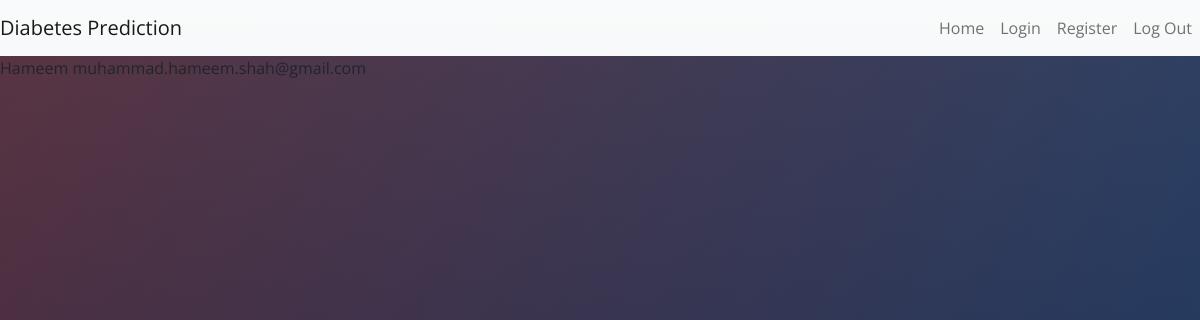
/users, run on an earlier commit of the app's database.
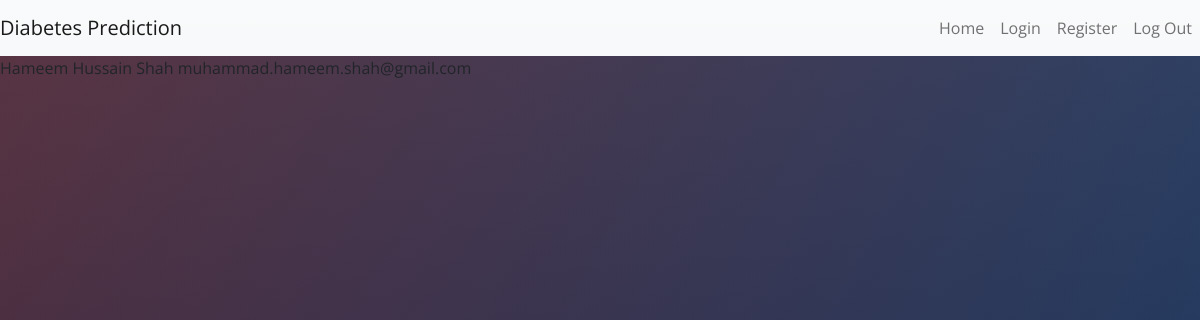
And on a later commit of the database.
### main.py (models this page shows)
class User(UserMixin, db.Model):
    id: Mapped[int] = mapped_column(Integer, primary_key=True)
    email: Mapped[str] = mapped_column(String(100), unique=True)
    password: Mapped[str] = mapped_column(String(100))
    name: Mapped[str] = mapped_column(String(1000))
    medical_data: Mapped['MedicalData'] = relationship('MedicalData', back_populates='user', uselist=False)

### main.py (the view)
@app.route("/users")
def users():
    users = User.query.all()
    return render_template("users.html", users=users)

### templates/users.html
{% extends "base.html" %}
{% block content %}
    {{ users[0].name + " " +users[0].email }}
{% endblock %}

### templates/base.html (shortened to what this page needs)
<!DOCTYPE html>
<html>
  <head>
    <link
      rel="stylesheet"
      href="https://cdn.jsdelivr.net/npm/bootstrap@5.0.2/dist/css/bootstrap.min.css"
    />
    <link
      rel="stylesheet"
      href="{{ url_for('static', filename='css/styles.css')}}"
    />
  </head>
  <body>
    <nav class="navbar navbar-expand-lg navbar-light bg-light bg-gradient">
      <a class="navbar-brand" href="/">Diabetes Prediction</a>
      <div class="collapse navbar-collapse">
        <ul class="navbar-nav ms-auto">
          <li class="nav-item">
            <a class="nav-link" href="{{ url_for('home') }}">Home</a>
          </li>
          {% if not current_user.is_authenticated: %}
          <li class="nav-item">
            <a class="nav-link" href="{{ url_for('login') }}">Login</a>
          </li>
          <li class="nav-item">
            <a class="nav-link" href="{{ url_for('register') }}">Register</a>
          </li>
          {% endif %}
          <li class="nav-item">
            <a class="nav-link" href="{{ url_for('logout') }}">Log Out</a>
          </li>
        </ul>
      </div>
    </nav>
    {% block content %} {% endblock %}
  </body>
</html>

### static/css/styles.css (style rules this page uses)
* { -webkit-box-sizing:border-box; -moz-box-sizing:border-box; -ms-box-sizing:border-box; -o-box-sizing:border-box; box-sizing:border-box; }
html { width: 100%; height:100%; }
body { width: 100%; height:100%; font-family: 'Open Sans', sans-serif; background: #092756; background: -moz-radial-gradient(0% 100%, ellipse cover, rgba(104,128,138,.4) 10%,rgba(138,114,76,0) 40%),-moz-linear-gradient(top, rgba(57,173,219,.25) 0%, rgba(42,60,87,.4) 100%), -moz-linear-gradient(-45deg, #670d10 0%, #092756 100%); background: -webkit-radial-gradient(0% 100%, ellipse cover, rgba(104,128,138,.4) 10%,rgba(138,114,76,0) 40%), -webkit-linear-gradient(top, rgba(57,173,219,.25) 0%,rgba(42,60,87,.4) 100%), -webkit-linear-gradient(-45deg, #670d10 0%,#092756 100%); background: -o-radial-gradient(0% 100%, ellipse cover, rgba(104,128,138,.4) 10%,rgba(138,114,76,0) 40%), -o-linear-gradient(top, rgba(57,173,219,.25) 0%,rgba(42,60,87,.4) 100%), -o-linear-gradient(-45deg, #670d10 0%,#092756 100%); background: -ms-radial-gradient(0% 100%, ellipse cover, rgba(104,128,138,.4) 10%,rgba(138,114,76,0) 40%), -ms-linear-gradient(top, rgba(57,173,219,.25) 0%,rgba(42,60,87,.4) 100%), -ms-linear-gradient(-45deg, #670d10 0%,#092756 100%); background: -webkit-radial-gradient(0% 100%, ellipse cover, rgba(104,128,138,.4) 10%,rgba(138,114,76,0) 40%), linear-gradient(to bottom, rgba(57,173,219,.25) 0%,rgba(42,60,87,.4) 100%), linear-gradient(135deg, #670d10 0%,#092756 100%); filter: progid:DXImageTransform.Microsoft.gradient( startColorstr='#3E1D6D', endColorstr='#092756',GradientType=1 ); }
a { text-decoration: none; text-align: center; }

What changed in the data, as far as the page shows it:
changed User: name+email "Hameem muhammad.hameem.shah@gmail.com" → "Hameem Hussain Shah muhammad.hameem.shah@gmail.com"
